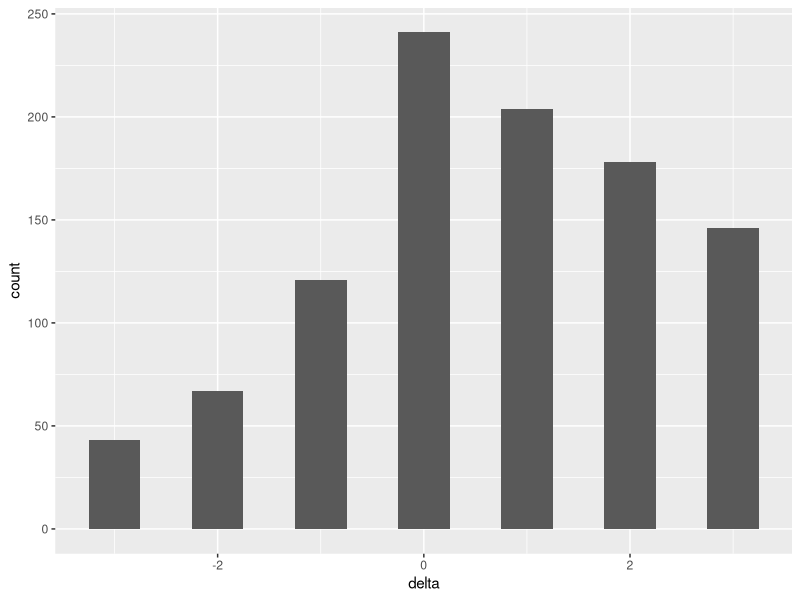

R code for this plot:
## ---- chunk 1
knitr::opts_chunk$set(echo = TRUE)
library(tidyverse)
library(ggplot2)
## ---- chunk 2
N = 1000

potential_outcomes <- tibble(
  i = 1:N,
  Y0 = sample(c(0,0,0,0,1,2,3),N,replace=TRUE),
  Y1 = sample(0:3,N,replace=TRUE)
)
## ---- chunk 3
head(potential_outcomes,5)
## ---- chunk 4
potential_outcomes <- mutate(potential_outcomes,delta = Y1 - Y0)

head(potential_outcomes,5)
## ---- chunk 5
ggplot(potential_outcomes,aes(delta)) +
  geom_histogram(binwidth=0.5)
## ---- chunk 6
simulation_data <- mutate(potential_outcomes,
                          D = ifelse(Y0>0,1,0))

head(simulation_data,5)
## ---- chunk 7
simulation_data <- mutate(simulation_data,
                          Y = ifelse(D==1,Y1,Y0))

head(simulation_data,5)
## ---- chunk 8
summarize(simulation_data,
    pizzas = sum(Y),
    flyers = sum(D),
    pizzas_with_flyer = sum(D*Y),
    total_effect = sum(Y) - sum(Y0),
    naive_ROI = (pizzas_with_flyer - flyers)/flyers,
    true_ROI = (total_effect - flyers)/flyers
)
## ---- chunk 9
N = 1000

potential_outcomes <- tibble(
  i = 1:N,
  Y0 = sample(c(0,0,0,0,1,2,3),N,replace=TRUE),
  Y1 = sample(0:3,N,replace=TRUE)
)
## ---- chunk 10

# Treating only people who will change from 0 to 3 pizzas gives us the maximum possible benefit per flyer (in this simulation)
simulation_data <- mutate(potential_outcomes,D = ifelse(Y1 - Y0 >= 3,1,0))

head(simulation_data,5)
## ---- chunk 11
simulation_data <- mutate(simulation_data,Y = ifelse(D==1,Y1,Y0))
## ---- chunk 12
summarize(simulation_data,
    pizzas = sum(Y),
    flyers = sum(D),
    pizzas_with_flyer = sum(D*Y),
    total_effect = sum(Y) - sum(Y0),
    naive_ROI = (pizzas_with_flyer - flyers)/flyers,
    true_ROI = (total_effect - flyers)/flyers
)
